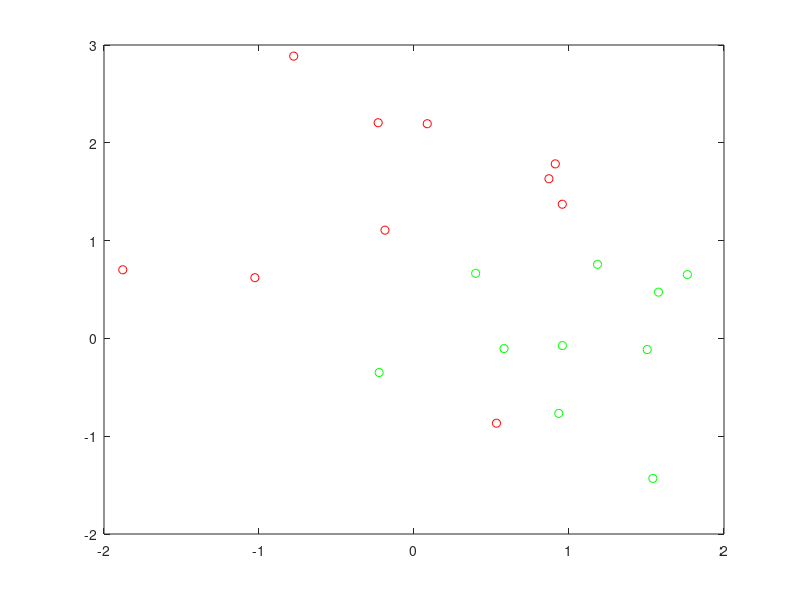
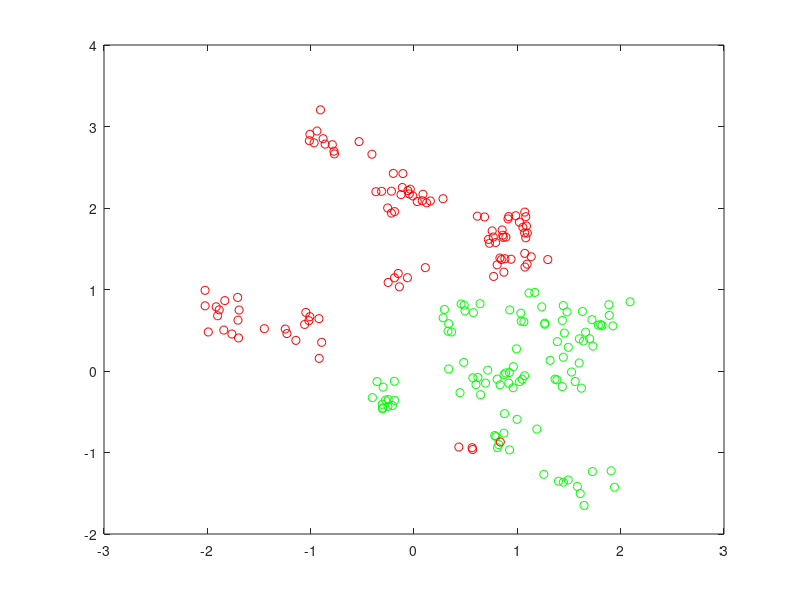

Reproduce these figures in MATLAB, in order. (Note: this script raises an error after producing the figures.)
%Βελτιστοποιούμε μια προσαρμογή ταξινόμησης SVM χρησιμοποιώντας τη βελτιστοποίηση Bayesian
%{

Αυτό το παράδειγμα δείχνει πώς να βελτιστοποιήσετε μια ταξινόμηση SVM χρησιμοποιώντας τη συνάρτηση fitcsvm και το ζεύγος τιμών-τιμών OptimizeHyperparameters.
Η ταξινόμηση λειτουργεί σε τοποθεσίες σημείων από ένα μοντέλο μείγματος Gauss.
Στο The Elements of Statistic Learning, Hastie, Tibshirani, and Friedman (2009), η σελίδα 17 περιγράφει το μοντέλο.
Το μοντέλο ξεκινά με τη δημιουργία 10 σημείων βάσης για μια "πράσινη" τάξη, διανεμημένη ως ανεξάρτητη κανονική 2-D με μέση τιμή (1,0)
και διακύμανση μονάδας. Παράγει επίσης 10 σημεία βάσης για μια "κόκκινη" τάξη, διανεμημένη ως ανεξάρτητη 2-D κανονική με μέση τιμή (0,1)
και διακύμανση μονάδας. Για κάθε τάξη (πράσινο και κόκκινο), δημιουργούμε 100 τυχαία σημεία ως εξής:

-Επιλέγουμε ένα σημείο βάσης m του κατάλληλου χρώματος ομοιόμορφα τυχαία.

- Δημιουργία ενός ανεξάρτητου τυχαίου σημείου με κανονική κατανομή 2-D με μέση τιμή m και διακύμανση I / 5, όπου I είναι ο πίνακας ταυτότητας 2 προς 2.
Σε αυτό το παράδειγμα, χρησιμοποιούμε μια διακύμανση I / 50 για να δείξουμε το πλεονέκτημα της βελτιστοποίησης με μεγαλύτερη σαφήνεια.
%}

%Δημιούργούμε τους πόντους και τον ταξινομητή
%Δημιούργούμε τα 10 σημεία βάσης για κάθε τάξη

rng default % Για αναπαραγωγιμότητα
grnpop = mvnrnd([1,0],eye(2),10);
redpop = mvnrnd([0,1],eye(2),10);

%Δείτε τα σημεία βάσης
plot(grnpop(:,1),grnpop(:,2),'go')
hold on
plot(redpop(:,1),redpop(:,2),'ro')
hold off

%Δεδομένου ότι ορισμένα κόκκινα σημεία βάσης είναι κοντά στα πράσινα σημεία βάσης, μπορεί να είναι δύσκολο να ταξινομηθούν τα σημεία δεδομένων μόνο με βάση την τοποθεσία.
%Δημιούργούμε τα 100 σημεία δεδομένων κάθε τάξης.
redpts = zeros(100,2);grnpts = redpts;
for i = 1:100
    grnpts(i,:) = mvnrnd(grnpop(randi(10),:),eye(2)*0.02);
    redpts(i,:) = mvnrnd(redpop(randi(10),:),eye(2)*0.02);
end

%Δείχνουμε τα σημεία δεδομένων.
figure
plot(grnpts(:,1),grnpts(:,2),'go')
hold on
plot(redpts(:,1),redpts(:,2),'ro')
hold off

%Προετοιμασία δεδομένων για ταξινόμηση

%Τοποθέτούμε τα δεδομένα σε μία μήτρα και δημιουργήστε μια διανυσματική ομάδα που επισημαίνει την κλάση κάθε σημείου.
cdata = [grnpts;redpts];
grp = ones(200,1);
% Πράσινη ετικέτα 1, κόκκινη ετικέτα -1
grp(101:200) = -1;

%Προετοιμασία διασταυρούμενης επικύρωσης
%Ρυθμίζουμε ένα διαμέρισμα για επικύρωση. Αυτό το βήμα διορθώνει το τρένο και τα σετ δοκιμών που χρησιμοποιεί η βελτιστοποίηση σε κάθε βήμα.

c = cvpartition(200,'KFold',10);

%Βελτιστοποιούμε το Fit

%{
Για να βρούμε μια καλή εφαρμογή, που σημαίνει μια με χαμηλή απώλεια εγκυρότητας, ορίστε επιλογές για τη χρήση βελτιστοποίησης Bayesian.
Χρησιμοποιήστε το ίδιο διαμέρισμα διασταυρούμενης επικύρωσης c σε όλες τις βελτιστοποιήσεις.
%}

%Για αναπαραγωγιμότητα, χρησιμοποίησε τη λειτουργία απόκτησης «αναμενόμενη βελτίωση-συν».
opts = struct('Optimizer','bayesopt','ShowPlots',true,'CVPartition',c,...
    'AcquisitionFunctionName','expected-improvement-plus');
svmmod = fitcsvm(cdata,grp,'KernelFunction','rbf',...
    'OptimizeHyperparameters','auto','HyperparameterOptimizationOptions',opts)
	
%Βρίσκουμε την απώλεια του βελτιστοποιημένου μοντέλου.
lossnew = kfoldLoss(fitcsvm(cdata,grp,'CVPartition',c,'KernelFunction','rbf',...
    'BoxConstraint',svmmod.HyperparameterOptimizationResults.XAtMinObjective.BoxConstraint,...
    'KernelScale',svmmod.HyperparameterOptimizationResults.XAtMinObjective.KernelScale))
	
%Αυτή η απώλεια είναι ίδια με την απώλεια που αναφέρθηκε στην έξοδο βελτιστοποίησης στην ενότητα "Παρατηρημένη τιμή αντικειμενικής συνάρτησης".
%Οπτικοποιούμε τον βελτιστοποιημένο ταξινομητή.
d = 0.02;
[x1Grid,x2Grid] = meshgrid(min(cdata(:,1)):d:max(cdata(:,1)),...
    min(cdata(:,2)):d:max(cdata(:,2)));
xGrid = [x1Grid(:),x2Grid(:)];
[~,scores] = predict(svmmod,xGrid);
figure;
h = nan(3,1); % Preallocation
h(1:2) = gscatter(cdata(:,1),cdata(:,2),grp,'rg','+*');
hold on
h(3) = plot(cdata(svmmod.IsSupportVector,1),...
    cdata(svmmod.IsSupportVector,2),'ko');
contour(x1Grid,x2Grid,reshape(scores(:,2),size(x1Grid)),[0 0],'k');
legend(h,{'-1','+1','Support Vectors'},'Location','Southeast');
axis equal
hold off	